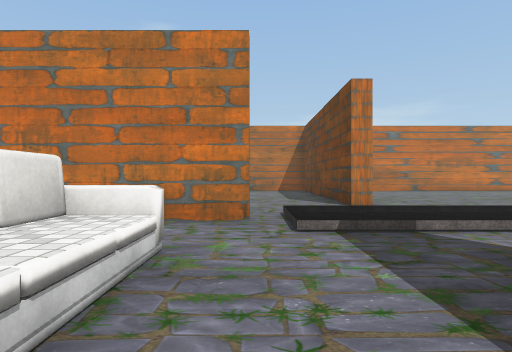
View 1 (above)

17 first-person views from a walk through a Unity game level. The camera is 1.4 m above the floor, looks level and sees 75° across. The floor is counted in squares, 2 m on a side. Each view is taken from the middle of a square. On the plan, view 1 faces up. The plan holds only what a view shows up to about 10 squares ahead; the rest is blank. Some surface patterns are stand-ins.

View 2
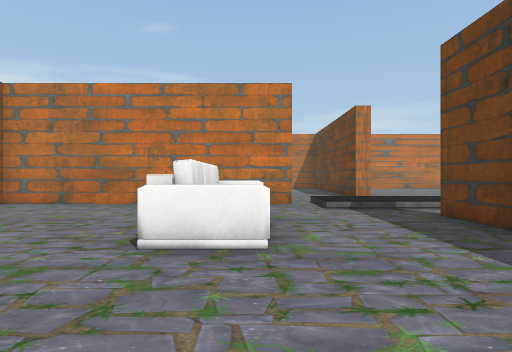

View 3
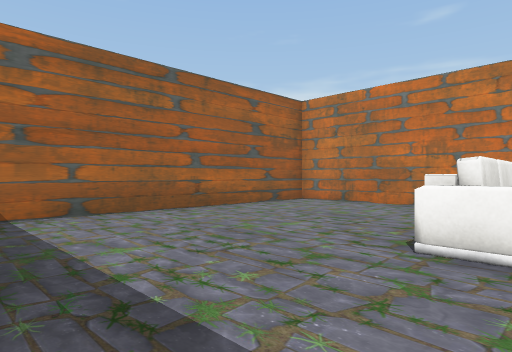

View 4
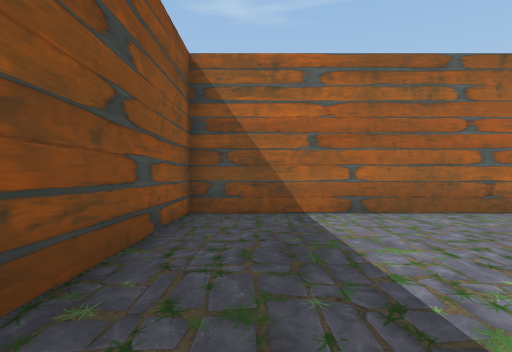

View 5
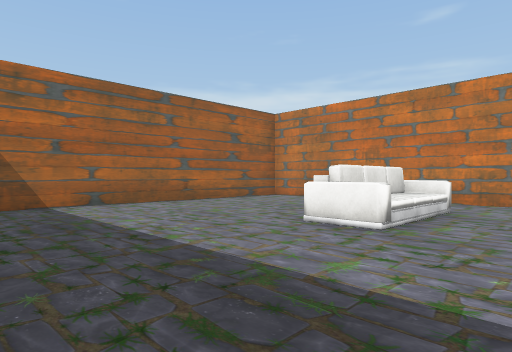

View 6
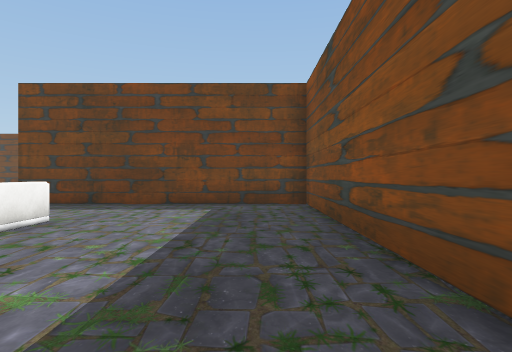

View 7
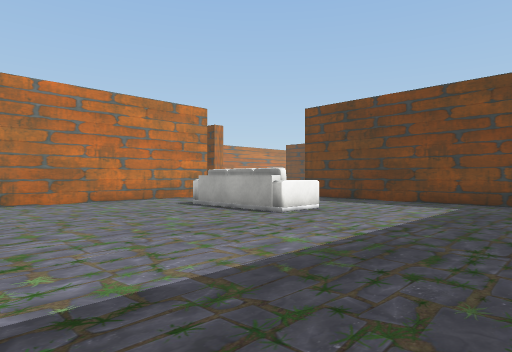

View 8
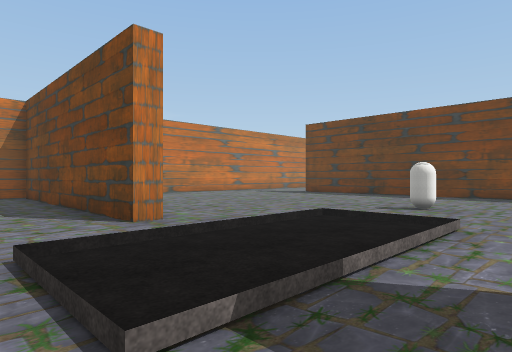

View 9
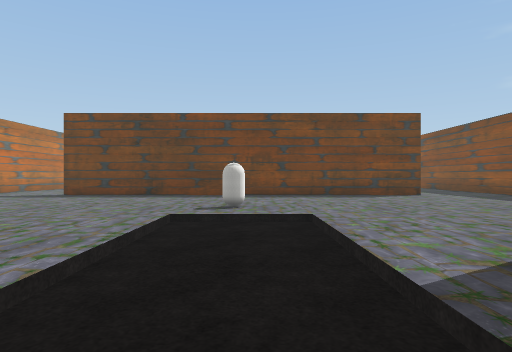

View 10
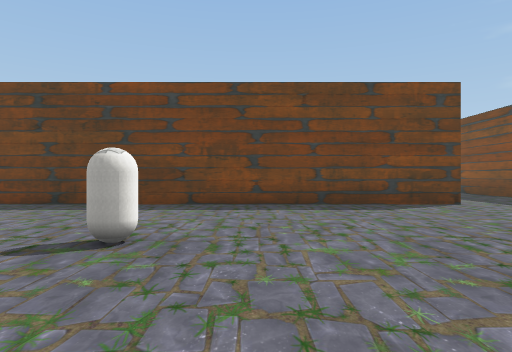

View 11
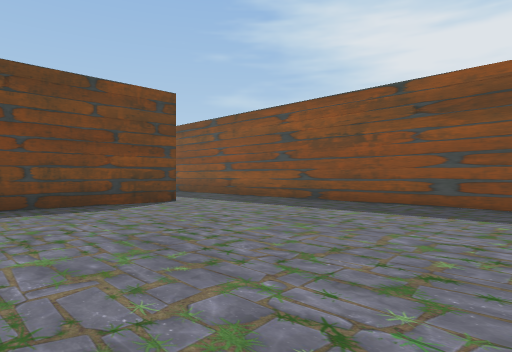

View 12
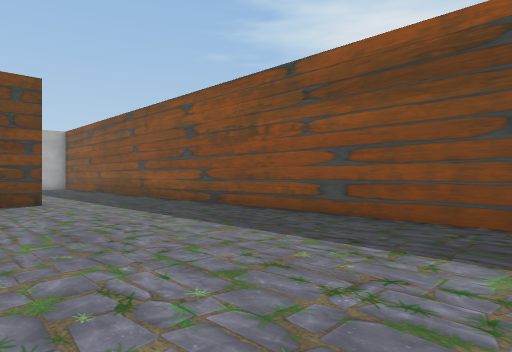

View 13
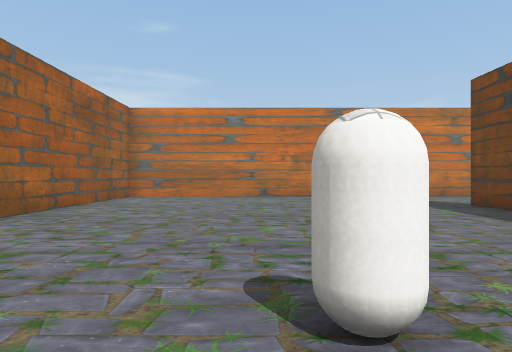

View 14
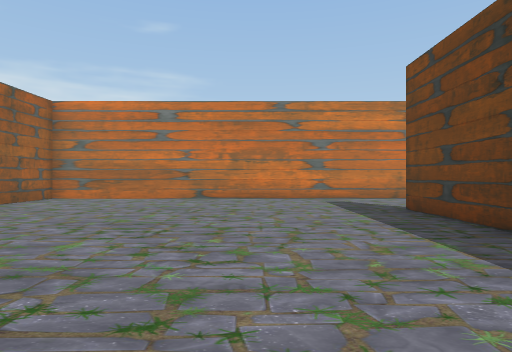

View 15
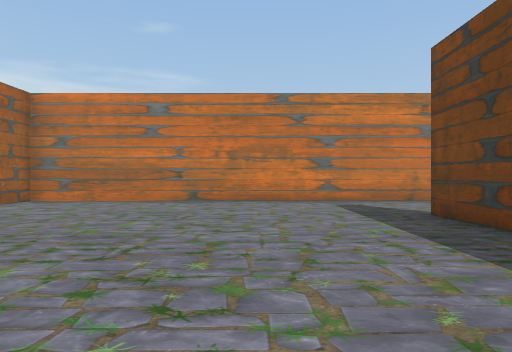

View 16
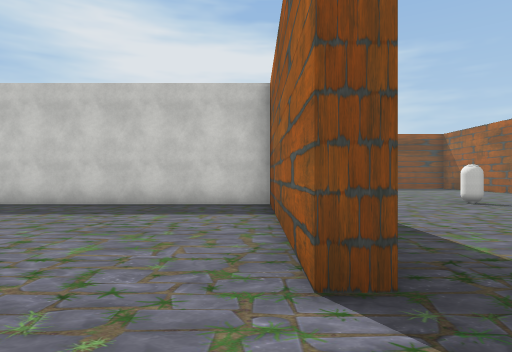

View 17
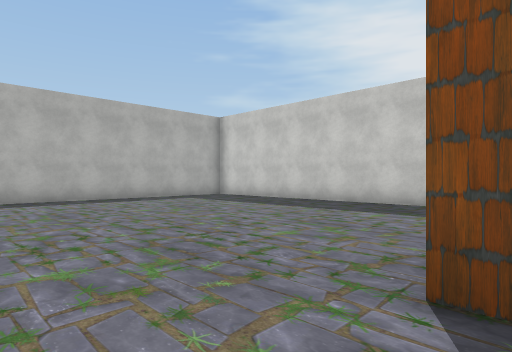

### Floor plan
Points are (right, up) in squares from view 1. A wall is a line through its corners. A room is listed if a view was taken in it or the views show most of it. See-through windows are left out.
Room 1 (views 1, 2, 3, 4, 5, 6, 7, 8, 9)
walls: (0, 5.3) (-7.2, 5.3) (-7.2, -4.3) (2.3, -4.3) (2.3, 2.9)
ways out: opening at (1.7, 4) to room 2; gap at (0, 6)
objects: other object (-2, 0) to (-2, 3)
Room 2 (views 10, 11, 12, 13, 14, 15, 16, 17)
walls: (2.8, 7.9) (2.3, 7.9); (12.2, -1) (12.2, 12) (12.6, 12) (12.6, 5.7) (19.4, 5.7); (13.9, 15.2) (2.8, 15.2) (2.8, 9.5); (22.2, 10.1) (22.2, 12.8); (3.6, -4.3) (12, -4.3)
ways out: opening at (1.7, 4) to room 1; opening at (1, 6.5); opening at (12, -3)
objects: capsule (7, 5) to (8, 6)

Where each view was taken, in squares from view 1:
view 1: 0 up, 0 right, facing up
view 2: 3 down, 1 left, facing up
view 3: 3 down, 1 left, facing up-left
view 4: 3 down, 1 left, facing left
view 5: 4 down, 1 right, facing up-left
view 6: 3 down, 6 left, facing right
view 7: 4 down, 7 left, facing up-right
view 8: 3 up, 0 right, facing up-right
view 9: 5 up, 0 right, facing right
view 10: 4 up, 4 right, facing right
view 11: 4 up, 4 right, facing down-right
view 12: 1 up, 3 right, facing down-right
view 13: 4 up, 7 right, facing up
view 14: 5 up, 9 right, facing up
view 15: 6 up, 9 right, facing up
view 16: 14 up, 13 right, facing down
view 17: 14 up, 12 right, facing down-right
